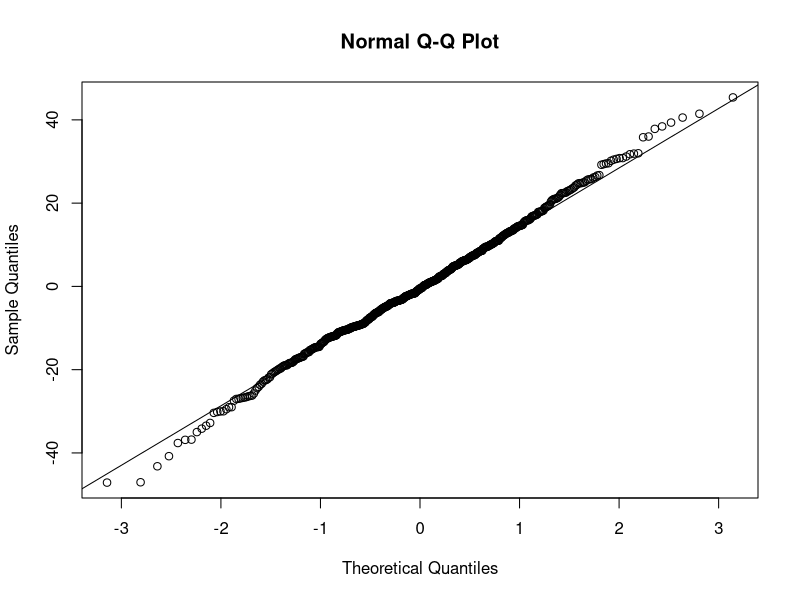

Generate this figure with R: (Note: this script raises an error after producing the figure.)
library(readxl)
library(dplyr)
library(tidyverse)
library(car)

# Load data
BabiesData <- readxl::read_excel("babies23.xlsx")

# Summary
summary(BabiesData)

# Change outliers to NA
BabiesData <- replace(BabiesData, BabiesData == 99 | BabiesData == 999 | BabiesData == 98, NA)

# Remove NAs
BabiesData <- na.omit(BabiesData)

# Checking the data types 
str(BabiesData)

# y variable
response_df <- BabiesData['wt...7']

# x variable
predictors_df <- BabiesData[, !names(BabiesData) %in% "wt...7"]

head(BabiesData)

# factor the categorical variables
cols <- c("parity", "race", "ed", "drace", "ded", "marital", "inc", "smoke", "time", "number")

BabiesData[,cols] <- data.frame(apply(BabiesData[cols], 2, as.factor))

# Interactions between the variables 
interactionModel <- lm(wt...7 ~ gestation * age , data = BabiesData)
summary(interactionModel)

## The variables have interactions between each other. 

# Create a full model 
FullModel <- lm(wt...7 ~ ., data = BabiesData)
formula(FullModel)
summary(FullModel)
anova(FullModel)

#Forward Selection
FirstMod <- lm(wt...7 ~ 1, data = BabiesData)

summary(FirstMod)

step(FirstMod, direction = "forward", scope = formula(FullModel))

# The final model is wt...7 ~ gestation + ht + smoke + drace + parity + dwt
# AIC = 3294.29
ForMod <- lm(formula = wt...7 ~ gestation + ht + smoke + drace + parity + dwt, data = BabiesData)

anova(ForMod)

#Backward Selection

step(FullModel, direction = "backward")

#The final model is wt...7 ~  gestation + parity + ht + drace + dwt + time
#AIC = 3298.81

BackMod <- lm(formula = wt...7 ~  gestation + parity + ht + drace + dwt + time, data = BabiesData)
anova(BackMod)

#Forward & Backward Selection 

step(FullModel, direction = "both")

#The final model is wt...7 ~ gestation + parity + ht + drace + dwt + time
#AIC = 3298.81
StepMod <- lm(wt...7 ~ gestation + parity + ht + drace + dwt + time, data = BabiesData)
anova(StepMod)

# Since the forward selection shows the lowest AIC, the model is selected. 

# MODEL ASSUMPTIONS / DIAGNOSTICS

# Checking the normality of the model
qqnorm(resid(ForMod)) + qqline(resid(ForMod))
shapiro.test(resid(ForMod))

## the p-value = 0.4376, the distribution is normally distributed. 

# Check the extreme residuals
bigResid <- which(abs(resid(ForMod))>5)
BabiesData[bigResid,]
hist(resid(ForMod))

ForResid <- resid(ForMod)
plot(fitted(ForMod), ForResid, ylab = 'residuals', xlab = 'Fitted values')

# Checking the variance of the residuals 

ncvTest(ForMod)

## p = 0.36394. The variance of the residuals are assumed to be constant (i.e. independent) over the values of the response (fitted values)

# Checking the autocorrelation of disturbances 

durbinWatsonTest(ForMod)

## p = 0.274, hence the errors are not correlated. 

plot(ForMod, which = 1:2)

# Checking for multicollinearity 
vif(ForMod)

## All variables has GVF < 10
## The variables are all multicollinear

